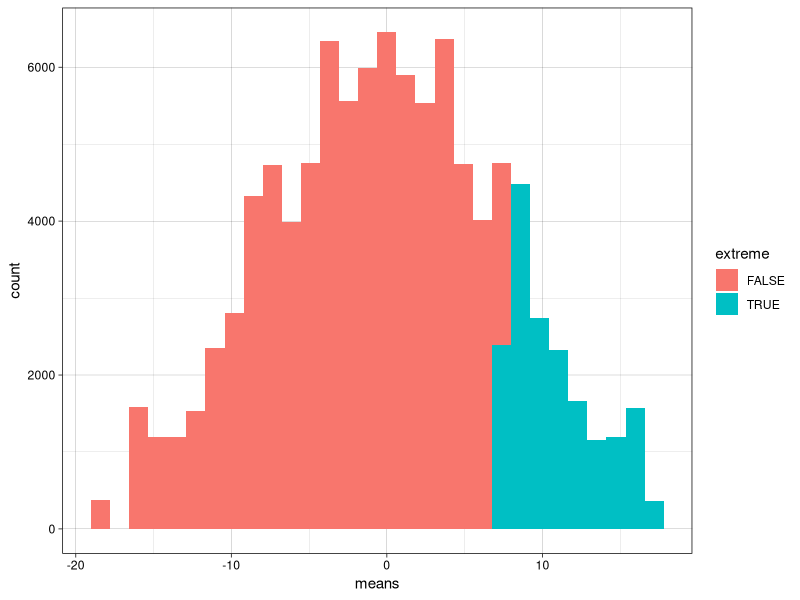

Here is the R script that generated this plot:
## ---- chunk 1
library(tidyverse)
## ---- chunk 2
two_weeks <- c(118, 126, 126, 120, 129)
sixteen_weeks <- c(124, 98, 110, 140, 110)
all_data <- c(two_weeks, sixteen_weeks)
sample_stat <- mean(two_weeks) - mean(sixteen_weeks)
## ---- chunk 3
shuffle <- function(all_data) {
  shuffled <- sample(all_data)
  pile_1 <- shuffled[1:5]
  pile_2 <- shuffled[6:10]
  diff <- mean(pile_1) - mean(pile_2)
  diff
}
## ---- chunk 4
set.seed(123)
means <- replicate(100000, shuffle(all_data))
## ---- chunk 5
color_means <- means %>% 
  as_tibble() %>% 
  rename(means = 1) %>% 
  mutate(extreme = means > sample_stat)

ggplot(color_means, aes(means, fill = extreme)) +
  geom_histogram(bins = 30) +
  theme_linedraw()
## ---- chunk 6
p_value <- mean(color_means$extreme)
## ---- chunk 7
sim_mean <- mean(color_means$means)
sim_sd <- sd(color_means$means)
t_score <- (sample_stat - sim_mean) / sim_sd
## ---- chunk 8
lower <- sample_stat - 2 * sim_sd
upper <- sample_stat + 2 * sim_sd
## ---- chunk 9
t <- t.test(two_weeks, sixteen_weeks, alternative = "greater")
t
